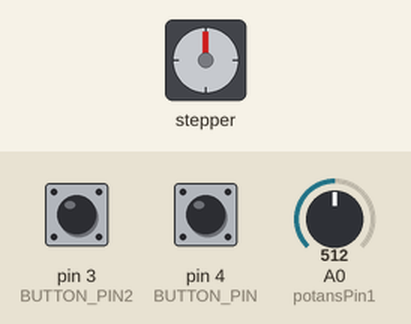
A sketch run on a simulated Arduino Uno, built with avr-gcc and run on an emulated ATmega328P. Shown: stepper motor. The test bench sets the inputs (shaded band); at power-on: pin 4 (BUTTON_PIN) HIGH, pin 3 (BUTTON_PIN2) HIGH, A0 (potansPin1) = 512. Stepper angles assume 2048 steps per turn; what the sketch prints to the serial monitor is not drawn.

Above: at 1.2 s.
1.3 s: pin 4 (BUTTON_PIN) pulled LOW for 1.4 s
4.2 s: pin 4 (BUTTON_PIN) pulled LOW for 1.4 s
Timing chart, 0 to 11.8 s (numbered marks = the images above; inputs shaded):
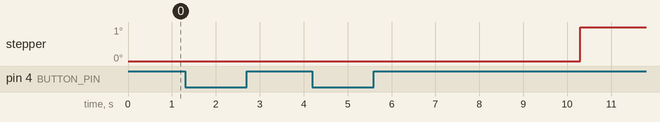

The sketch:

StepperSpeedControlViaButtons.ino
```cpp
#include <AccelStepper.h>
//This software is pre version of final version. So it is not including advanced improvements.
//potans =potansiyometre

int potansPin1 = A0;
int potansVspeed = 0;
int potansDeger = 0;

#define BUTTON_PIN 4 //button 4. pine baglı
#define BUTTON_PIN2 3 //ileri geri vites buton
int sayac =-1; //counter eklenip ciftse ileri mod - tekse geri mod olabilir

AccelStepper stepper1(AccelStepper::FULL4WIRE, 2, 3, 4, 5); //drive
//AccelStepper stepper2(AccelStepper::FULL4WIRE, 6, 7, 8, 9);//drive

void setup() {
      Serial.begin(9600);
     pinMode(BUTTON_PIN, INPUT_PULLUP);//butondan veri gelceğini ifade ediyor-on off
    pinMode(BUTTON_PIN2, INPUT_PULLUP);//butondan veri gelceğini ifade ediyor-vites

    stepper1.setMaxSpeed(300.0);
    stepper1.setAcceleration(100.0);
    stepper1.moveTo(1000000);
}


void loop() {
 byte buttonState = digitalRead(BUTTON_PIN);//start stop
 byte buttonState2 = digitalRead(BUTTON_PIN2);//ileri geri vites
Serial.print("Sayac ileri geri vites durum degeri "); Serial.println(sayac);
  if (buttonState == HIGH) {
Serial.print("Acil Durdurma");
    stepper1.setMaxSpeed(0);
    stepper1.run();
delay(2000);
//step hız 0 seyı ekle
sayac++;//ileri geri vites
  }
 else {
 Serial.print("Arac hareket edebilir ");
 //gaz potansyiometre yoksa arac durur
if(sayac %2 == 0)
{
    Serial.print("Step motor ileri gidiyor: ");
potansDeger = analogRead(potansPin1);//potansiyometre deger okumak
potansVspeed = map(potansDeger, 50, 1023, 20, 500);//0la 1023 aralığında gelen analog değeri 50-500rpm hız degerine ceviriyoruz
Serial.print("Potans hiz degeri: "); Serial.println(potansVspeed);
    stepper1.setMaxSpeed(potansVspeed);
    stepper1.run();
delay(500);
//step.Run kodu olacak burada

}

else if(sayac %2 == 1){
Serial.print("Arac geri gidiyor: ");
potansDeger = analogRead(potansPin1);//potansiyometre deger okumak
potansVspeed = map(potansDeger, 20, 1023, 20, 200);//0la 1023 aralığında gelen analog değeri 50-200rpm hız degerine ceviriyoruz
Serial.print("Potans hiz degeri: "); Serial.println(potansVspeed);
    stepper1.setMaxSpeed(potansVspeed);
    stepper1.run();
delay(500);
}
//burada 10 adım ve set.Speed() olayı olmalı ama simdilik prınt yazdır ile
}

  if (buttonState2 == HIGH) {
    sayac++;
  }
delay(200);

}
```
